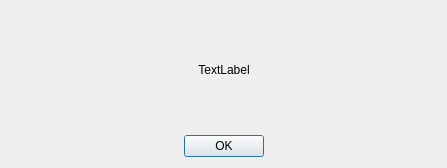
<?xml version="1.0" encoding="UTF-8"?>
<ui version="4.0">
 <class>ErrorMessage</class>
 <widget class="QDialog" name="ErrorMessage">
  <property name="geometry">
   <rect>
    <x>0</x>
    <y>0</y>
    <width>447</width>
    <height>168</height>
   </rect>
  </property>
  <property name="windowTitle">
   <string>Dialog</string>
  </property>
  <layout class="QGridLayout" name="gridLayout">
   <item row="1" column="2">
    <spacer name="horizontalSpacer">
     <property name="orientation">
      <enum>Qt::Horizontal</enum>
     </property>
     <property name="sizeHint" stdset="0">
      <size>
       <width>40</width>
       <height>20</height>
      </size>
     </property>
    </spacer>
   </item>
   <item row="0" column="1">
    <widget class="QLabel" name="label">
     <property name="text">
      <string>TextLabel</string>
     </property>
     <property name="alignment">
      <set>Qt::AlignCenter</set>
     </property>
    </widget>
   </item>
   <item row="1" column="1">
    <widget class="QPushButton" name="pushButton">
     <property name="text">
      <string>OK</string>
     </property>
    </widget>
   </item>
   <item row="1" column="0">
    <spacer name="horizontalSpacer_2">
     <property name="orientation">
      <enum>Qt::Horizontal</enum>
     </property>
     <property name="sizeHint" stdset="0">
      <size>
       <width>40</width>
       <height>20</height>
      </size>
     </property>
    </spacer>
   </item>
  </layout>
 </widget>
 <resources/>
 <connections/>
</ui>
